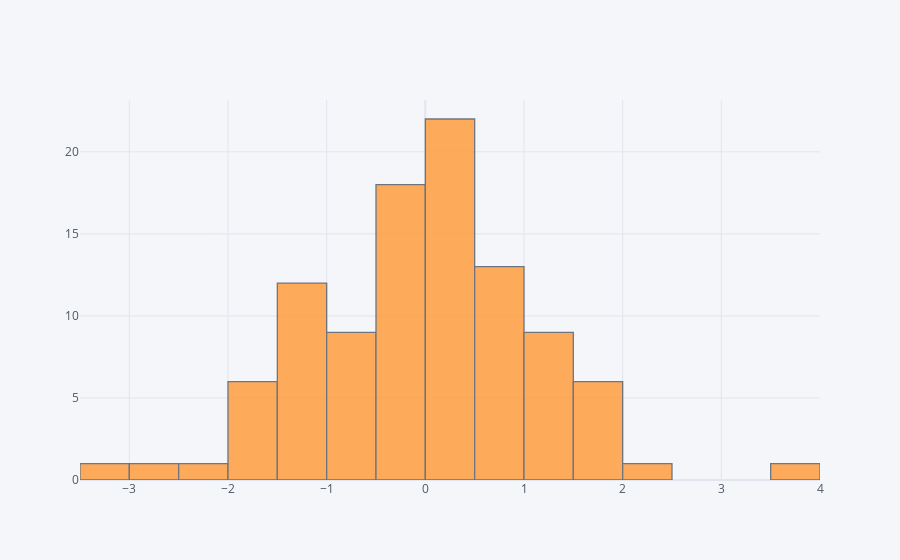

The cell this chart's notebook holds for it:
### Code cell
df['A'].iplot(kind='hist', bins=25)

### Figure 1 — Plotly figure (JSON) as saved in the notebook; plotly's stock layout.template omitted (floating-point values rounded to 4 significant figures)
{"data": [{"histfunc": "count", "histnorm": "", "marker": {"color": "rgba(255, 153, 51, 1.0)", "line": {"color": "#4D5663", "width": 1.3}}, "name": "A", "nbinsx": 25, "opacity": 0.8, "orientation": "v", "type": "histogram", "x": [0.403, 3.98, 1.292, 0.3818, 1.168, -1.012, -0.8634, 0.9361, 0.1167, 1.69, 0.08046, 0.1994, -1.912, -0.1412, 2.219, 1.36, 0.8748, 0.064, -1.402, 1.971, -1.014, 1.387, 0.3422, 0.5413, 0.6579, 1.337, -1.638, -0.9715, -1.401, 0.2938, -0.651, 0.1443, -0.7021, -3.107, 0.06124, 0.5768, 0.2589, -0.2489, -2.233, -1.323, 0.4279, 1.554, -0.3371, -0.1757, -1.271, -1.038, -0.3866, 1.505, 0.3519, -0.4949, 0.8392, -0.6452, -1.968, 1.278, -1.696, -0.03146, -1.813, 0.6014, 0.142, 0.4658, 1.084, -0.7581, 0.3636, -1.114, -0.3616, -0.2072, 0.197, 0.8222, 0.4901, -0.2998, -1.393, -1.427, 0.03647, 0.1556, -0.1288, 1.37, -1.911, 1.369, -0.2008, -1.14, 0.282, -0.5842, 0.7122, 0.6556, -1.4, -0.1201, -0.3882, 0.4756, -0.2235, 1.505, 0.7667, -2.57, 0.7811, -0.1302, -0.2184, -0.3122, 0.5624, 1.616, -0.8353, -0.8427]}], "layout": {"autosize": true, "barmode": "overlay", "legend": {"bgcolor": "#F5F6F9", "font": {"color": "#4D5663"}}, "paper_bgcolor": "#F5F6F9", "plot_bgcolor": "#F5F6F9", "title": {"font": {"color": "#4D5663"}}, "xaxis": {"autorange": true, "gridcolor": "#E1E5ED", "range": [-3.5, 4], "showgrid": true, "tickfont": {"color": "#4D5663"}, "title": {"font": {"color": "#4D5663"}, "text": ""}, "type": "linear", "zerolinecolor": "#E1E5ED"}, "yaxis": {"autorange": true, "gridcolor": "#E1E5ED", "range": [0, 23.16], "showgrid": true, "tickfont": {"color": "#4D5663"}, "title": {"font": {"color": "#4D5663"}, "text": ""}, "zerolinecolor": "#E1E5ED"}}}
